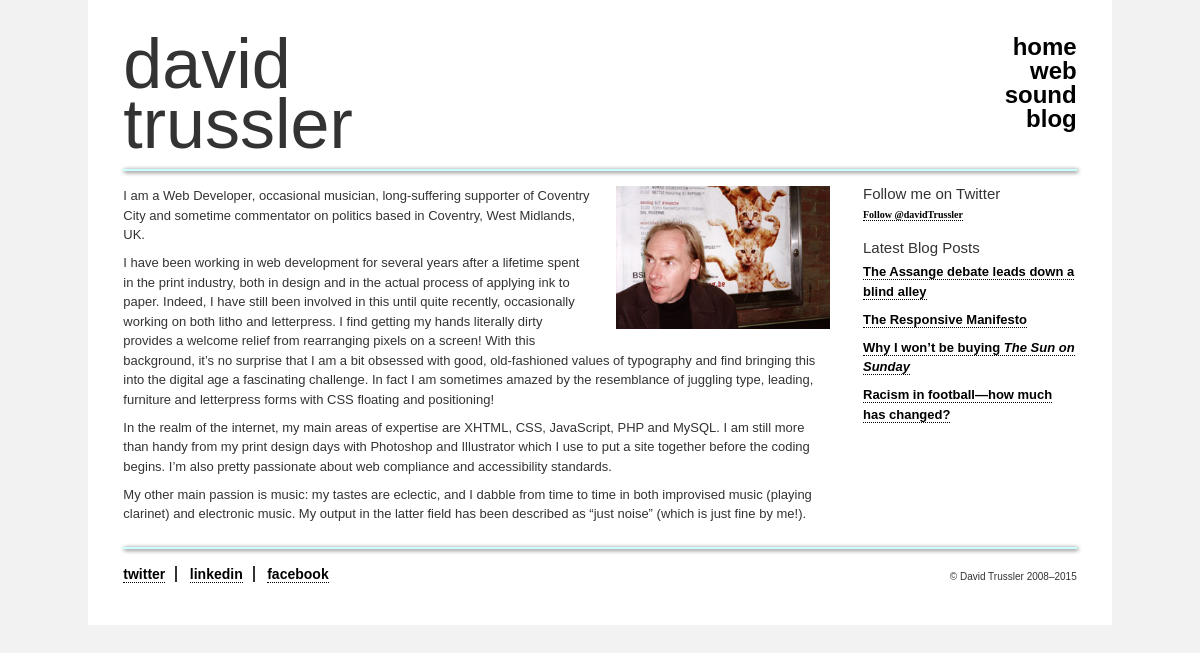
Before: / with the older database file.
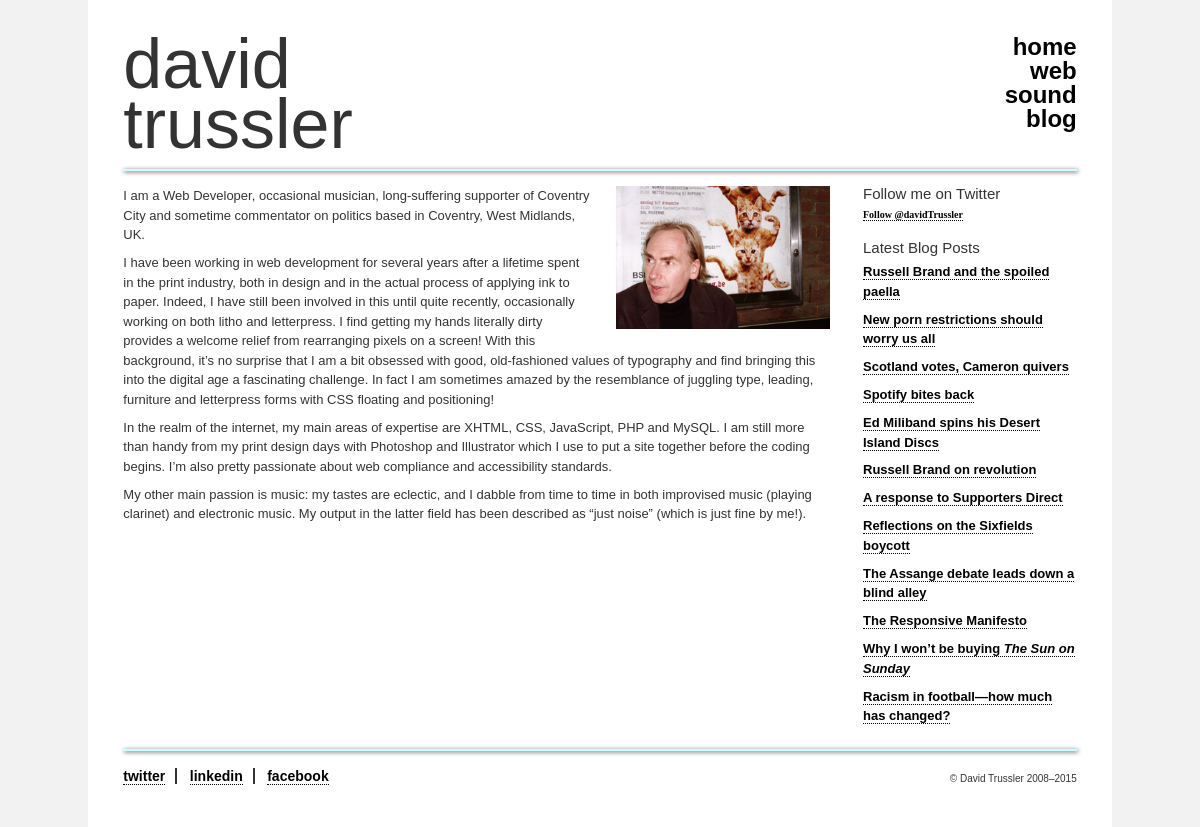
After: the same page with the newer database file.
### tables this page shows
CREATE TABLE IF NOT EXISTS `blog_posts` (
  `postId` int(11) NOT NULL AUTO_INCREMENT,
  `titleId` tinytext,
  `timestamp` timestamp NOT NULL DEFAULT CURRENT_TIMESTAMP ON UPDATE CURRENT_TIMESTAMP,
  `title` tinytext,
  `body` text,
  PRIMARY KEY (`postId`)
);

### index.php (called while the page is built, shortened)
<?php
include ('constants/environment.php');
include ('classes/weblog.php');
include ('includes/commonHeader.php');
$weblog = new Weblog($docRoot);
$postIdArray = $weblog->getPostIds('', '');
include ('includes/index_primary.php');
include ('includes/index_secondary.php');
include ('includes/commonFooter.php');
?>

### constants/environment.php (called while the page is built, shortened)
<?php
$SERVER_ROOT = 'http://'.$_SERVER['SERVER_NAME'].'/~futuragr/davidtrussler';
?>

### blog/blog_login.php (called while the page is built)
<?php
$server = 'localhost';
$user = 'root';
$password = 'skyblue';
$database = 'davidtrussler';
?>

### classes/weblog.php (called while the page is built, shortened)
<?php
class Weblog {
	private $mysqli;
	function __construct($docRoot) {
		include ($docRoot.'/blog/blog_login.php');
		$this->ser = $server;
		$this->use = $user;
		$this->pas = $password;
		$this->dat = $database;
		$this->mysqli = new mysqli($this->ser, $this->use, $this->pas, $this->dat);
	}
	public function getPostIds($tagNameId, $month) {
		$postIdArray = array();
		if ($this->mysqli->connect_errno) {
			return 'Error: could not connect to database!';
			exit();
		} else {
			if ($tagNameId) {
				$query = "SELECT blog_tags.postId FROM blog_tags WHERE blog_tags.tagNameId=$tagNameId ORDER BY (SELECT timestamp FROM blog_posts WHERE postId=blog_tags.postId) DESC";
			} else {
				$query = "SELECT postId FROM blog_posts ORDER BY timestamp DESC";
			}
			$result = $this->mysqli->query($query);
			if (!$result) {
				return 'Error: no results!';
			} else {
				while($row = $result->fetch_row()) {
					array_push($postIdArray, $row[0]);
				}
			}
			return $postIdArray;
		}
	}
	public function getPost($postId) {
		if ($this->mysqli->connect_errno) {
			return 'Error: could not connect to database!';
			exit();
		} else {
			$query = "SELECT * FROM blog_posts WHERE postId=$postId";
			$result = $this->mysqli->query($query);
			if (!$result) {
				return 'Error: no results!';
			} else {
				$postArray = $result->fetch_assoc();
				$query = "SELECT blog_tags.tagNameId, blog_tag_names.name FROM blog_tags, blog_tag_names WHERE blog_tags.postId=$postId AND blog_tag_names.tagNameId=blog_tags.tagNameId ORDER BY blog_tag_names.name";
				$result = $this->mysqli->query($query);
				if (!$result) {
					return 'Error: no results!';
				} else {
					$tagArray = array();
					$i = 0;
					while($row = $result->fetch_row()) {
						$tagArray[$i] = array('tagNameId'=>$row[0], 'name'=>$row[1]);
						$i++;
					}
				}
				$postArray['tags'] = $tagArray;
			}
			return $postArray;
		}
	}
}
?>

### includes/index_secondary.php (the view, shortened to what this page needs)
<div id="secondary">
	<div class="panel">
		<h5>Follow me on Twitter</h5>
		<a
			href="https://twitter.com/davidTrussler"
			class="twitter-follow-button"
			data-show-count="true"
			data-show-screen-name="false"
		>Follow @davidTrussler
		</a>
	</div>
	<div class="panel last">
		<h5>Latest Blog Posts</h5>
		<ul>
<?php
for ($i = 0; $i < count($postIdArray); $i++) {
	$thisPostId = $postIdArray[$i];
	$post = $weblog->getPost($thisPostId);
	$title = html_entity_decode($post['title']);
	$titleId = $post['titleId'];
?>
		<li><a href="<?php echo $localRoot.'/blog/'.$titleId.'/'; ?>"><?php echo $title ?></a></li>
<?php
}
?>
		</ul>
	</div>
</div>

### includes/commonHeader.php (shortened to what this page needs)
<?php
$self = $_SERVER['PHP_SELF'];
$selfArray = explode('/', $self);
$page = array_pop($selfArray);
$pageArray = explode('.', $page);
if ($SERVER_ROOT == 'http://davidtrussler.net/~futuragr/davidtrussler') {
	$localRoot = 'http://davidtrussler.net';
	$docRoot = $DOC_ROOT;
} else {
	$localRoot = 'http://localhost/dtNet/';
	$docRoot = '/Library/WebServer/Documents/dtNet/';
}
$link_array = array (
	'home' => 'home',
	'web' => 'web',
	'sound' => 'sound',
	'blog' => 'blog'
);
?>
<!DOCTYPE html>
<html>
	<head>
		<link rel="stylesheet" type="text/css" href="<?php echo $localRoot; ?>css/dtPage.css"/>
	</head>
	<body class="<?php echo $pageArray[0]; ?>">
		<div id="wrap">
			<div id="header" class="clear">
				<h1>david<br />trussler</h1>
				<ul class="nav">
<?php
	foreach($link_array as $url => $title) {
		$url_array = explode('?', $url);
		if (stripos($self, $url_array[0]) != false) {
			echo '<li class="live">'.$title.'</li>';
		} else {
			echo '<li><a href="'.$localRoot.'/'.$url.'">'.$title.'</a></li>';
		}
	}
?>
				</ul>
			</div>
			<div class="end"></div>
			<div id="content" class="clear">

### includes/index_primary.php
<div id="primary">
	<p class="first">
	<img src="graphics/davePoster.jpg" alt="David Trussler"/>
	I am a Web Developer, occasional musician, long-suffering supporter of Coventry City and sometime commentator on politics based in Coventry, West Midlands, UK.</p>
	<p>I have been working in web development for several years after a lifetime spent in the print industry, both in design and in the actual process of applying ink to paper. Indeed, I have still been involved in this until quite recently, occasionally working on both litho and letterpress. I find getting my hands literally dirty provides a welcome relief from rearranging pixels on a screen! With this background, it&#8217;s no surprise that I am a bit obsessed with good, old-fashioned values of typography and find bringing this into the digital age a fascinating challenge. In fact I am sometimes amazed by the resemblance of juggling type, leading, furniture and letterpress forms with CSS floating and positioning!</p>
	<p>In the realm of the internet, my main areas of expertise are XHTML, CSS, JavaScript, PHP and MySQL. I am still more than handy from my print design days with Photoshop and Illustrator which I use to put a site together before the coding begins. I&#8217;m also pretty passionate about web compliance and accessibility standards.</p>
	<p>My other main passion is music: my tastes are eclectic, and I dabble from time to time in both improvised music (playing clarinet) and electronic music. My output in the latter field has been described as &#8220;just noise&#8221; (which is just fine by me!).</p>
</div>

### includes/commonFooter.php
			</div>
			<div class="end"></div>
			<div id="footer" class="clear">
				<ul>
					<li><a href="http://twitter.com/#!/davidTrussler" class="newWindow">twitter</a></li>
					<li><a href="http://uk.linkedin.com/in/dtrussler" class="newWindow">linkedin</a></li>
					<li><a href="http://www.facebook.com/#!/profile.php?id=1460495287" class="newWindow">facebook</a></li>
				</ul>
				<p class="credit">&#169; David Trussler 2008&#8211;<?php date_default_timezone_set ('Europe/London'); echo date('Y'); ?></p>
			</div>
		</div>
	</body>
</html>

### css/dtPage.css (style rules this page uses)
body { text-align: center; padding: 0; margin: 0; border: 0; background-color: rgb(242,242,242); color: #333333; font-size: 62.5%; }
img { border: 0; padding: 0; margin: 0; display: block; }
p, h1, h4, li, .credit, label, input, textarea, th, td { font-family: Verdana, "Lucida Sans Unicode", "Lucida Sans", "Lucida Grande", sans-serif; }
p, li, label, input, textarea, th, td { line-height: 1.5; margin: 0 0 0.65em; padding: 0; }
p, li, label, input, textarea, th, td { font-size: 1.3em; }
h1, .credit { margin: 0 0 0.1em; padding: 0; font-weight: normal; }
h2, h3, h5, .strong { font-family: "Arial Black", Gadget, sans-serif; }
h2, h3, h4, h5, ul { margin: 0 0 .5em 0; padding: 0; font-weight: normal; }
ul { list-style-type: none; }
h1 { font-size: 7em; line-height: .85; }
h5 { font-size: 1.5em; line-height: 1; }
a { text-decoration: none; color: black; font-weight: bold; border-bottom: dotted 1px; }
.clear { *display: inline-block; _display: inline-block; }
.clear:after { content: "."; display: block; clear: both; visibility: hidden; line-height: 0; height: 0; }
div.end { -moz-border-radius: 1px; background: #ccffff; height: 2px; margin: 0 3.44827586207% ; -moz-box-shadow: 1px 1px 4px rgba(0, 0, 0, 0.8); -webkit-box-shadow: 1px 1px 4px rgba(0, 0, 0, 0.8); box-shadow: 1px 1px 4px rgba(0, 0, 0, 0.8); }
.credit { float: right; clear: none; text-align: right; font-size: 1em; line-height: 1; margin-top: 0.82em; }
.namedTitle { font-style: italic; }
#wrap { position: relative; margin: 0 auto; background-color: white; max-width: 1024px; }
#header { text-align: left; padding: 3.44827586207% 3.44827586207% 1.5em; margin: 0; }
#header h1 { float: left; margin-bottom: 0; }
#header ul.nav { float: right; text-align: right; margin-bottom: 0; }
#header ul.nav li { font-size: 2.4em; line-height: 1; }
#header ul.nav li { line-height: 1; margin-bottom: 0; }
#header ul.nav li a { border-bottom: none; }
#content { text-align: left; padding: 0 3.44827586207% ; margin: 1.5em 0 0.5em; }
#primary, #secondary, #intro { float: left; margin: 0 0 1em 0; }
#primary { width: 74.1379310345%; }
#secondary { width: 22.4137931034%; margin-left: 3.44827586207%; }
#footer { padding: 1.5em 3.44827586207% 3.44827586207% ; clear: both; margin: 0; }
#footer ul { float: left; clear: none; line-height: 1; }
#folio li, #footer li { display: inline; }
#footer li { font-size: 1.4em; border-right: solid 2px; margin-right: 10px; padding-right: 10px; }
#footer li:last-child, #folio li:last-child { border-right: none; margin-right: 0; padding-right: 0; }
body.index p img { float: right; width: 30.2325581395% ; margin: 0 0 0.5em 3.44827586207% ; }
body.index #secondary div.panel { margin: 0 0 2em 0; }
body.index #secondary div.panel.last { margin-bottom: 0; }

Changed rows visible on the page:
added blog_posts: title "Russell Brand and the spoiled paella"
added blog_posts: title "New porn restrictions should worry us all"
added blog_posts: title "Scotland votes, Cameron quivers"
added blog_posts: title "Spotify bites back"
added blog_posts: title "Ed Miliband spins his Desert Island Discs"
added blog_posts: title "Russell Brand on revolution"
added blog_posts: title "A response to Supporters Direct"
added blog_posts: title "Reflections on the Sixfields boycott"
